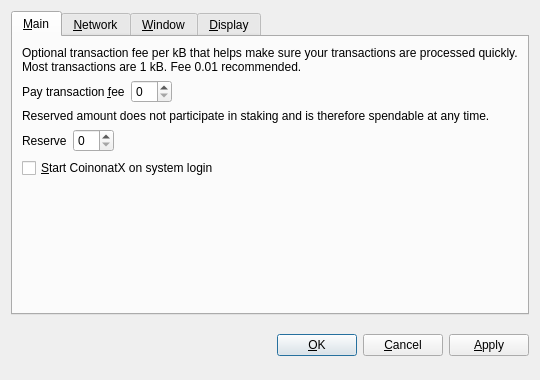
<?xml version="1.0" encoding="UTF-8"?>
<ui version="4.0">
 <class>OptionsDialog</class>
 <widget class="QDialog" name="OptionsDialog">
  <property name="geometry">
   <rect>
    <x>0</x>
    <y>0</y>
    <width>540</width>
    <height>380</height>
   </rect>
  </property>
  <property name="windowTitle">
   <string>Options</string>
  </property>
  <property name="modal">
   <bool>true</bool>
  </property>
  <layout class="QVBoxLayout" name="verticalLayout">
   <item>
    <widget class="QTabWidget" name="tabWidget">
     <property name="tabPosition">
      <enum>QTabWidget::North</enum>
     </property>
     <property name="currentIndex">
      <number>0</number>
     </property>
     <widget class="QWidget" name="tabMain">
      <attribute name="title">
       <string>&amp;Main</string>
      </attribute>
      <layout class="QVBoxLayout" name="verticalLayout_Main">
       <item>
        <widget class="QLabel" name="transactionFeeInfoLabel">
         <property name="text">
          <string>Optional transaction fee per kB that helps make sure your transactions are processed quickly. Most transactions are 1 kB. Fee 0.01 recommended.</string>
         </property>
         <property name="textFormat">
          <enum>Qt::PlainText</enum>
         </property>
         <property name="wordWrap">
          <bool>true</bool>
         </property>
        </widget>
       </item>
       <item>
        <layout class="QHBoxLayout" name="horizontalLayoutFee">
         <item>
          <widget class="QLabel" name="transactionFeeLabel">
           <property name="text">
            <string>Pay transaction &amp;fee</string>
           </property>
           <property name="textFormat">
            <enum>Qt::PlainText</enum>
           </property>
           <property name="buddy">
            <cstring>transactionFee</cstring>
           </property>
          </widget>
         </item>
         <item>
          <widget class="BitcoinAmountField" name="transactionFee"/>
         </item>
         <item>
          <spacer name="horizontalSpacerFee">
           <property name="orientation">
            <enum>Qt::Horizontal</enum>
           </property>
           <property name="sizeHint" stdset="0">
            <size>
             <width>40</width>
             <height>20</height>
            </size>
           </property>
          </spacer>
         </item>
        </layout>
       </item>
       <item>
        <widget class="QLabel" name="reserveBalanceInfoLabel">
         <property name="text">
          <string>Reserved amount does not participate in staking and is therefore spendable at any time.</string>
         </property>
         <property name="textFormat">
          <enum>Qt::PlainText</enum>
         </property>
         <property name="wordWrap">
          <bool>true</bool>
         </property>
        </widget>
       </item>
       <item>
        <layout class="QHBoxLayout" name="horizontalLayoutReserveBalance">
         <item>
          <widget class="QLabel" name="reserveBalanceLabel">
           <property name="text">
            <string>Reserve</string>
           </property>
           <property name="textFormat">
            <enum>Qt::PlainText</enum>
           </property>
           <property name="buddy">
            <cstring>reserveBalance</cstring>
           </property>
          </widget>
         </item>
         <item>
          <widget class="BitcoinAmountField" name="reserveBalance"/>
         </item>
         <item>
          <spacer name="horizontalSpacerReserveBalance">
           <property name="orientation">
            <enum>Qt::Horizontal</enum>
           </property>
           <property name="sizeHint" stdset="0">
            <size>
             <width>40</width>
             <height>20</height>
            </size>
           </property>
          </spacer>
         </item>
        </layout>
       </item>
       <item>
        <widget class="QCheckBox" name="bitcoinAtStartup">
         <property name="toolTip">
          <string>Automatically start CoinonatX after logging in to the system.</string>
         </property>
         <property name="text">
          <string>&amp;Start CoinonatX on system login</string>
         </property>
        </widget>
       </item>
       <item>
        <spacer name="verticalSpacer_Main">
         <property name="orientation">
          <enum>Qt::Vertical</enum>
         </property>
         <property name="sizeHint" stdset="0">
          <size>
           <width>20</width>
           <height>40</height>
          </size>
         </property>
        </spacer>
       </item>
      </layout>
     </widget>
     <widget class="QWidget" name="tabNetwork">
      <attribute name="title">
       <string>&amp;Network</string>
      </attribute>
      <layout class="QVBoxLayout" name="verticalLayout_Network">
       <item>
        <widget class="QCheckBox" name="mapPortUpnp">
         <property name="toolTip">
          <string>Automatically open the CoinonatX client port on the router. This only works when your router supports UPnP and it is enabled.</string>
         </property>
         <property name="text">
          <string>Map port using &amp;UPnP</string>
         </property>
        </widget>
       </item>
       <item>
        <widget class="QCheckBox" name="connectSocks">
         <property name="toolTip">
          <string>Connect to the CoinonatX network through a SOCKS5 proxy (e.g. when connecting through Tor).</string>
         </property>
         <property name="text">
          <string>&amp;Connect through SOCKS5 proxy:</string>
         </property>
        </widget>
       </item>
       <item>
        <layout class="QHBoxLayout" name="horizontalLayout_Network">
         <item>
          <widget class="QLabel" name="proxyIpLabel">
           <property name="text">
            <string>Proxy &amp;IP:</string>
           </property>
           <property name="textFormat">
            <enum>Qt::PlainText</enum>
           </property>
           <property name="buddy">
            <cstring>proxyIp</cstring>
           </property>
          </widget>
         </item>
         <item>
          <widget class="QValidatedLineEdit" name="proxyIp">
           <property name="maximumSize">
            <size>
             <width>140</width>
             <height>16777215</height>
            </size>
           </property>
           <property name="toolTip">
            <string>IP address of the proxy (e.g. 127.0.0.1)</string>
           </property>
          </widget>
         </item>
         <item>
          <widget class="QLabel" name="proxyPortLabel">
           <property name="text">
            <string>&amp;Port:</string>
           </property>
           <property name="textFormat">
            <enum>Qt::PlainText</enum>
           </property>
           <property name="buddy">
            <cstring>proxyPort</cstring>
           </property>
          </widget>
         </item>
         <item>
          <widget class="QLineEdit" name="proxyPort">
           <property name="maximumSize">
            <size>
             <width>55</width>
             <height>16777215</height>
            </size>
           </property>
           <property name="toolTip">
            <string>Port of the proxy (e.g. 9050)</string>
           </property>
          </widget>
         </item>
         <item>
          <spacer name="horizontalSpacer_Network">
           <property name="orientation">
            <enum>Qt::Horizontal</enum>
           </property>
           <property name="sizeHint" stdset="0">
            <size>
             <width>40</width>
             <height>20</height>
            </size>
           </property>
          </spacer>
         </item>
        </layout>
       </item>
       <item>
        <spacer name="verticalSpacer_Network">
         <property name="orientation">
          <enum>Qt::Vertical</enum>
         </property>
         <property name="sizeHint" stdset="0">
          <size>
           <width>20</width>
           <height>40</height>
          </size>
         </property>
        </spacer>
       </item>
      </layout>
     </widget>
     <widget class="QWidget" name="tabWindow">
      <attribute name="title">
       <string>&amp;Window</string>
      </attribute>
      <layout class="QVBoxLayout" name="verticalLayout_Window">
       <item>
        <widget class="QCheckBox" name="minimizeToTray">
         <property name="toolTip">
          <string>Show only a tray icon after minimizing the window.</string>
         </property>
         <property name="text">
          <string>&amp;Minimize to the tray instead of the taskbar</string>
         </property>
        </widget>
       </item>
       <item>
        <widget class="QCheckBox" name="minimizeOnClose">
         <property name="toolTip">
          <string>Minimize instead of exit the application when the window is closed. When this option is enabled, the application will be closed only after selecting Quit in the menu.</string>
         </property>
         <property name="text">
          <string>M&amp;inimize on close</string>
         </property>
        </widget>
       </item>
       <item>
        <spacer name="verticalSpacer_Window">
         <property name="orientation">
          <enum>Qt::Vertical</enum>
         </property>
         <property name="sizeHint" stdset="0">
          <size>
           <width>20</width>
           <height>40</height>
          </size>
         </property>
        </spacer>
       </item>
      </layout>
     </widget>
     <widget class="QWidget" name="tabDisplay">
      <attribute name="title">
       <string>&amp;Display</string>
      </attribute>
      <layout class="QVBoxLayout" name="verticalLayout_Display">
       <item>
        <layout class="QHBoxLayout" name="horizontalLayout_1_Display">
         <item>
          <widget class="QLabel" name="langLabel">
           <property name="text">
            <string>User Interface &amp;language:</string>
           </property>
           <property name="textFormat">
            <enum>Qt::PlainText</enum>
           </property>
           <property name="buddy">
            <cstring>lang</cstring>
           </property>
          </widget>
         </item>
         <item>
          <widget class="QValueComboBox" name="lang">
           <property name="toolTip">
            <string>The user interface language can be set here. This setting will take effect after restarting CoinonatX.</string>
           </property>
          </widget>
         </item>
        </layout>
       </item>
       <item>
        <layout class="QHBoxLayout" name="horizontalLayout_2_Display">
         <item>
          <widget class="QLabel" name="unitLabel">
           <property name="text">
            <string>&amp;Unit to show amounts in:</string>
           </property>
           <property name="textFormat">
            <enum>Qt::PlainText</enum>
           </property>
           <property name="buddy">
            <cstring>unit</cstring>
           </property>
          </widget>
         </item>
         <item>
          <widget class="QValueComboBox" name="unit">
           <property name="toolTip">
            <string>Choose the default subdivision unit to show in the interface and when sending coins.</string>
           </property>
          </widget>
         </item>
        </layout>
       </item>
       <item>
        <widget class="QCheckBox" name="coinControlFeatures">
         <property name="toolTip">
          <string>Whether to show coin control features or not.</string>
         </property>
         <property name="text">
          <string>Display coin &amp;control features (experts only!)</string>
         </property>
        </widget>
       </item>
       <item>
        <widget class="QCheckBox" name="minimizeCoinAge">
         <property name="toolTip">
          <string>Whether to select the coin outputs randomly or with minimal coin age.</string>
         </property>
         <property name="text">
          <string>Minimize weight consumption (experimental)</string>
         </property>
        </widget>
       </item>
       <item>
        <widget class="QCheckBox" name="useBlackTheme">
         <property name="text">
          <string>Use black visual theme (requires restart)</string>
         </property>
        </widget>
       </item>
       <item>
        <spacer name="verticalSpacer_Display">
         <property name="orientation">
          <enum>Qt::Vertical</enum>
         </property>
         <property name="sizeHint" stdset="0">
          <size>
           <width>20</width>
           <height>40</height>
          </size>
         </property>
        </spacer>
       </item>
      </layout>
     </widget>
    </widget>
   </item>
   <item>
    <layout class="QHBoxLayout" name="horizontalLayout_Buttons">
     <item>
      <spacer name="horizontalSpacer_1">
       <property name="orientation">
        <enum>Qt::Horizontal</enum>
       </property>
       <property name="sizeHint" stdset="0">
        <size>
         <width>40</width>
         <height>48</height>
        </size>
       </property>
      </spacer>
     </item>
     <item>
      <widget class="QLabel" name="statusLabel">
       <property name="font">
        <font>
         <weight>75</weight>
         <bold>true</bold>
        </font>
       </property>
       <property name="text">
        <string/>
       </property>
       <property name="textFormat">
        <enum>Qt::PlainText</enum>
       </property>
       <property name="wordWrap">
        <bool>true</bool>
       </property>
      </widget>
     </item>
     <item>
      <spacer name="horizontalSpacer_2">
       <property name="orientation">
        <enum>Qt::Horizontal</enum>
       </property>
       <property name="sizeHint" stdset="0">
        <size>
         <width>40</width>
         <height>48</height>
        </size>
       </property>
      </spacer>
     </item>
     <item>
      <widget class="QPushButton" name="okButton">
       <property name="text">
        <string>&amp;OK</string>
       </property>
      </widget>
     </item>
     <item>
      <widget class="QPushButton" name="cancelButton">
       <property name="text">
        <string>&amp;Cancel</string>
       </property>
       <property name="autoDefault">
        <bool>false</bool>
       </property>
      </widget>
     </item>
     <item>
      <widget class="QPushButton" name="applyButton">
       <property name="text">
        <string>&amp;Apply</string>
       </property>
       <property name="autoDefault">
        <bool>false</bool>
       </property>
      </widget>
     </item>
    </layout>
   </item>
  </layout>
 </widget>
 <customwidgets>
  <customwidget>
   <class>BitcoinAmountField</class>
   <extends>QSpinBox</extends>
   <header>bitcoinamountfield.h</header>
  </customwidget>
  <customwidget>
   <class>QValueComboBox</class>
   <extends>QComboBox</extends>
   <header>qvaluecombobox.h</header>
  </customwidget>
  <customwidget>
   <class>QValidatedLineEdit</class>
   <extends>QLineEdit</extends>
   <header>qvalidatedlineedit.h</header>
  </customwidget>
 </customwidgets>
 <resources/>
 <connections/>
</ui>
